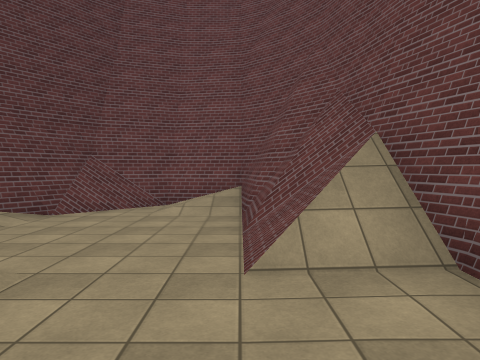
view 1 (above)

21 first-person views from a walk through a Unity game level. The camera is 1.5 m above the floor, tilts 2° down and sees 70° across. The floor is counted in squares, 2 m on a side. Each view is taken from the middle of a square. On the plan, view 1 faces up. The plan holds only what a view shows up to about 11 squares ahead; the rest is blank. The place goes on beyond the plan. The player character is not drawn. Surface patterns are stand-ins for the level's own textures.

view 2
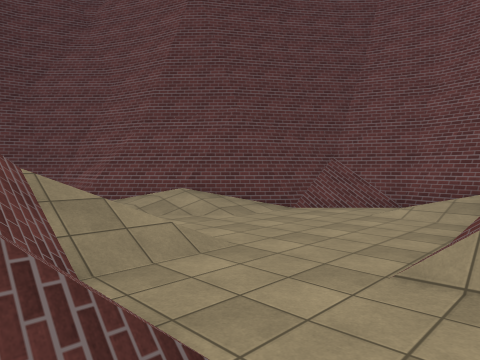

view 3
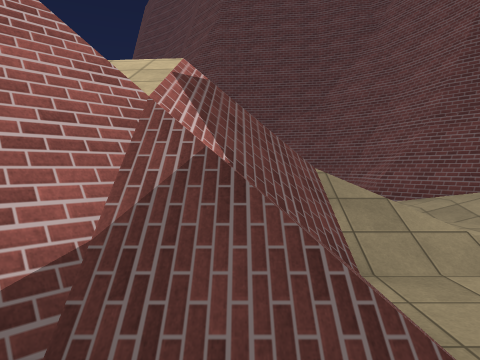

view 4
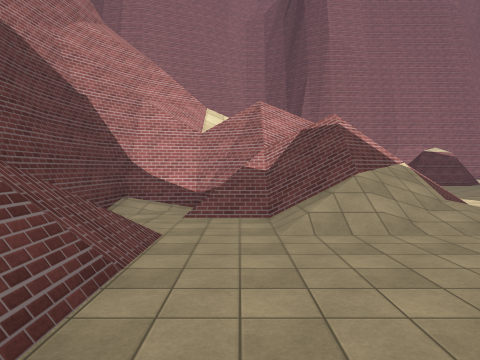

view 5
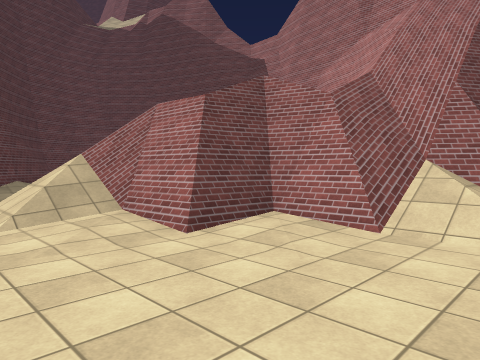

view 6
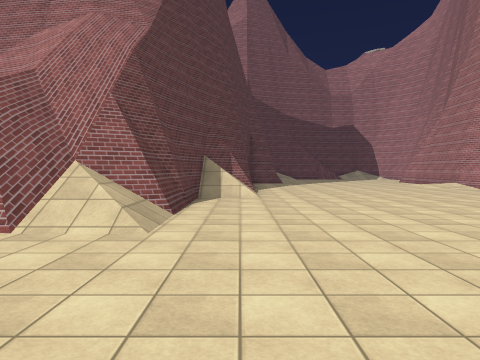

view 7
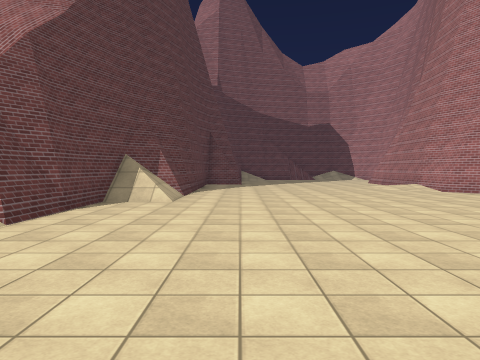

view 8
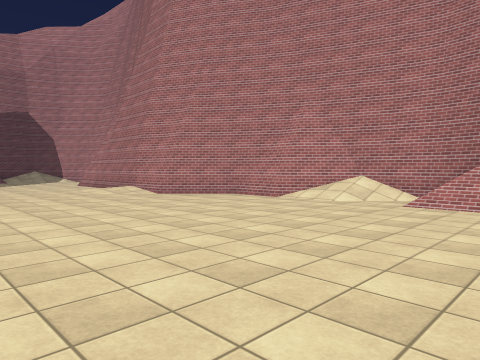

view 9
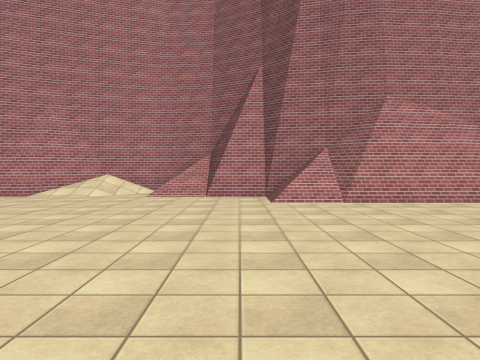

view 10
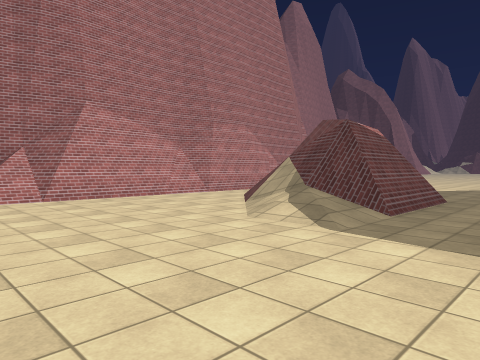

view 11
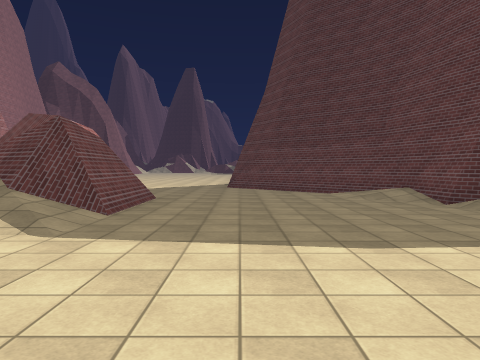

view 12
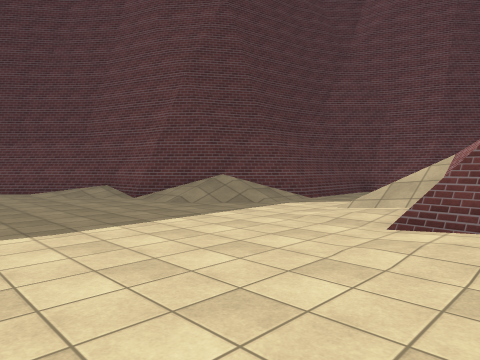

view 13
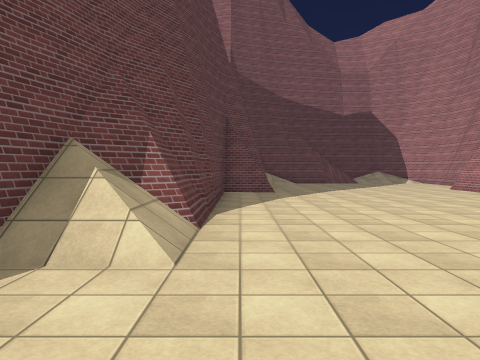

view 14
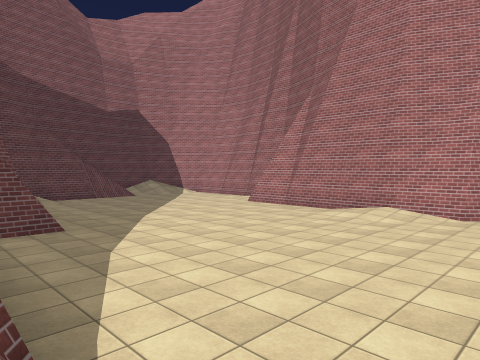

view 15
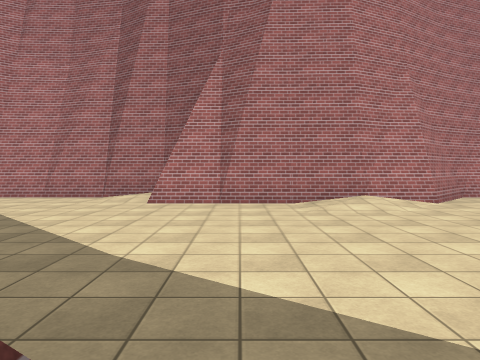

view 16
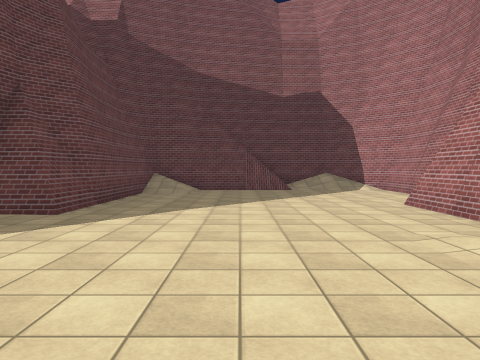

view 17
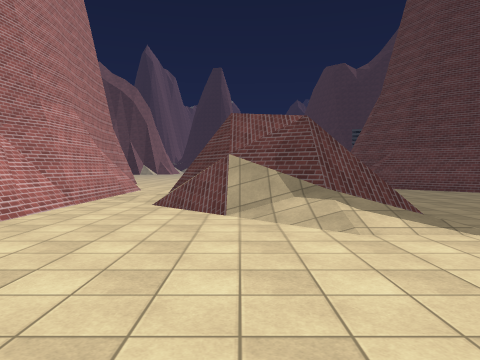

view 18
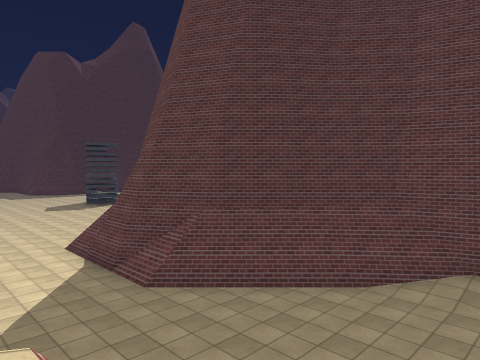

view 19
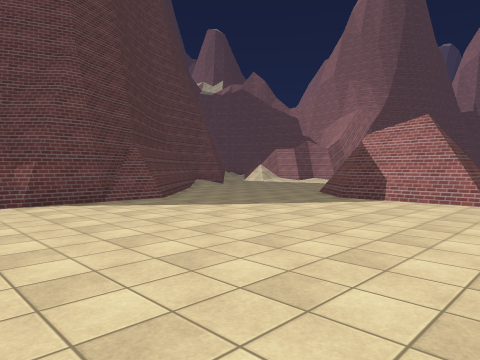

view 20
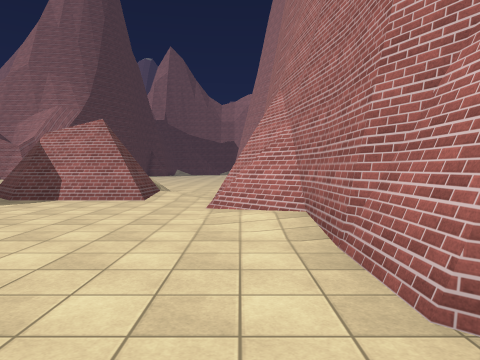

view 21
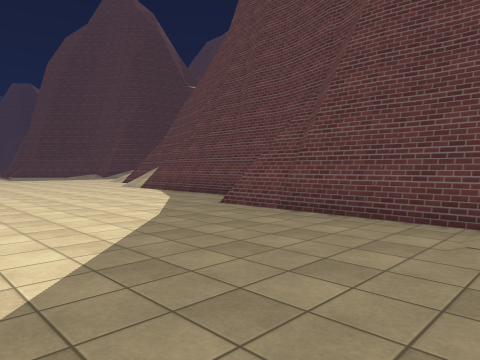

### Floor plan
Key: @ floor where view 1 was taken; # wall or solid block; . main floor; : floor 0.25 m higher than the main floor; / step, stairs or slope; = window, fence, low wall or low ledge; v drop or lower ground.
Columns run from 23 left of view 1 to 15 right of it. Each row starts with its distance up from view 1.
  8                     ####
  7                    ##//##
  6                    ##./###
  5                   ##...#v#
  4                  ##/...//#
  3                ###//...//#
  2                #  ////...#
  1               ##. //////.#
  0               ##.//==//@/#
 -1              ##/./////#####
 -2             ##//./////vvv###
 -3           ###//.../##v vv#/#
 -4          ##//....../#v/////#
 -5         ##/.........=//////#
 -6       ###...........//##   #
 -7     ####............//######
 -8 .####/=..................//#######
 -9 .................................##
-10 ...........===...................######
-11   ........#v////....................../
-12   .......##/////.......................
-13  ........##////........................
-14  ........##=//.........................
-15  .........//...........................
-16  ............................/:........
-17  ......#/########//........########....
-18   .########     #####/.//###      #####
-19                    ##///##
-20                     #####

Positions as (right, up) in squares from view 1, and headings:
1: (0, 0), facing up
2: (1, 0), facing up-left
3: (1, 0), facing left
4: (-1, 7), facing down
5: (-7, -7), facing up-right
6: (-7, -8), facing right
7: (-6, -10), facing right
8: (-4, -11), facing down-right
9: (-4, -9), facing down
10: (-4, -8), facing down-left
11: (-4, -8), facing left
12: (-3, -8), facing up-left
13: (-1, -9), facing right
14: (3, -8), facing down-right
15: (9, -9), facing down
16: (4, -13), facing right
17: (-4, -13), facing left
18: (-11, -12), facing up-left
19: (-22, -16), facing up-right
20: (-22, -17), facing right
21: (15, -15), facing up-left
